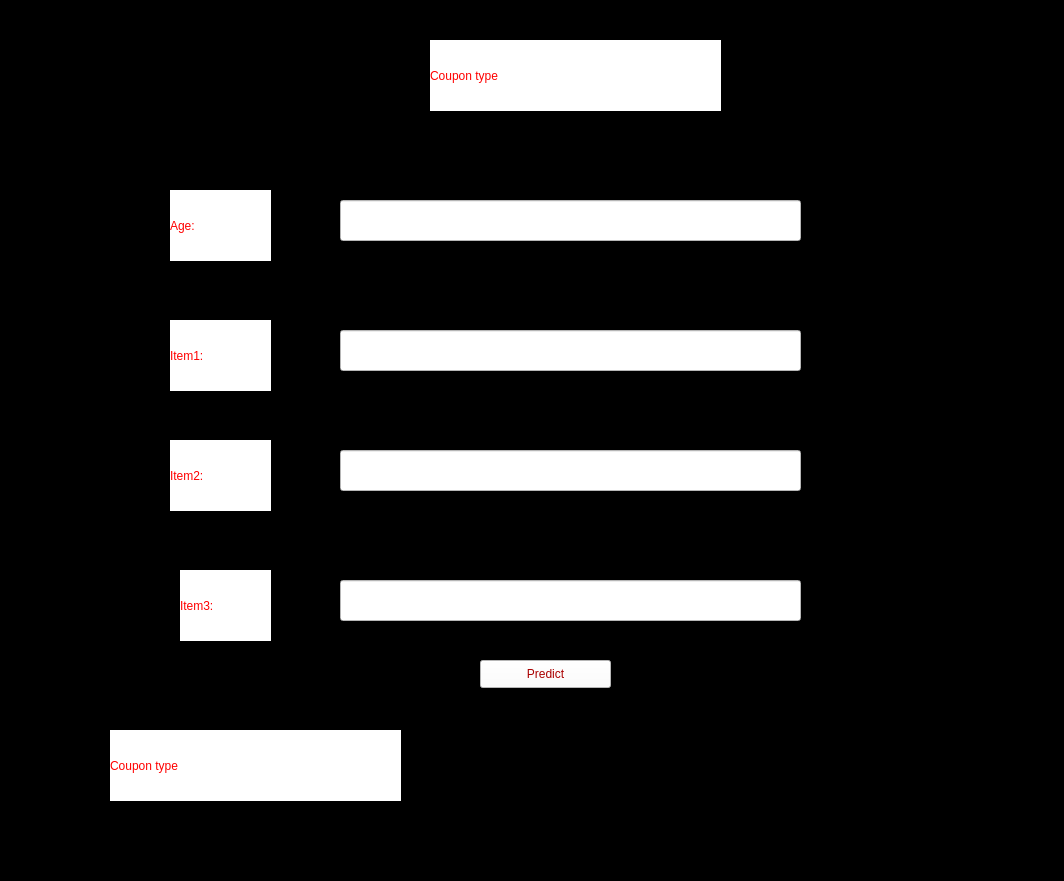
<?xml version="1.0" encoding="UTF-8"?>
<ui version="4.0">
 <class>Form</class>
 <widget class="QWidget" name="Form">
  <property name="geometry">
   <rect>
    <x>0</x>
    <y>0</y>
    <width>1064</width>
    <height>881</height>
   </rect>
  </property>
  <property name="windowTitle">
   <string>Form</string>
  </property>
  <property name="styleSheet">
   <string notr="true">background-color: rgb(0, 0, 0);</string>
  </property>
  <widget class="QLabel" name="label">
   <property name="geometry">
    <rect>
     <x>430</x>
     <y>40</y>
     <width>291</width>
     <height>71</height>
    </rect>
   </property>
   <property name="styleSheet">
    <string notr="true">background-color: rgb(255, 255, 255);
color: rgb(255, 0, 0);
font: 75 italic 20pt &quot;Arial&quot;;</string>
   </property>
   <property name="text">
    <string>Coupon type</string>
   </property>
  </widget>
  <widget class="QLabel" name="label_2">
   <property name="geometry">
    <rect>
     <x>170</x>
     <y>190</y>
     <width>101</width>
     <height>71</height>
    </rect>
   </property>
   <property name="styleSheet">
    <string notr="true">background-color: rgb(255, 255, 255);
color: rgb(255, 0, 0);
font: 75 italic 20pt &quot;Arial&quot;;</string>
   </property>
   <property name="text">
    <string>Age:</string>
   </property>
  </widget>
  <widget class="QLabel" name="label_3">
   <property name="geometry">
    <rect>
     <x>170</x>
     <y>320</y>
     <width>101</width>
     <height>71</height>
    </rect>
   </property>
   <property name="styleSheet">
    <string notr="true">background-color: rgb(255, 255, 255);
color: rgb(255, 0, 0);
font: 75 italic 20pt &quot;Arial&quot;;</string>
   </property>
   <property name="text">
    <string>Item1:</string>
   </property>
  </widget>
  <widget class="QLabel" name="label_4">
   <property name="geometry">
    <rect>
     <x>170</x>
     <y>440</y>
     <width>101</width>
     <height>71</height>
    </rect>
   </property>
   <property name="styleSheet">
    <string notr="true">background-color: rgb(255, 255, 255);
color: rgb(255, 0, 0);
font: 75 italic 20pt &quot;Arial&quot;;</string>
   </property>
   <property name="text">
    <string>Item2:</string>
   </property>
  </widget>
  <widget class="QLabel" name="label_5">
   <property name="geometry">
    <rect>
     <x>180</x>
     <y>570</y>
     <width>91</width>
     <height>71</height>
    </rect>
   </property>
   <property name="styleSheet">
    <string notr="true">background-color: rgb(255, 255, 255);
color: rgb(255, 0, 0);
font: 75 italic 20pt &quot;Arial&quot;;</string>
   </property>
   <property name="text">
    <string>Item3:</string>
   </property>
  </widget>
  <widget class="QLineEdit" name="lineEditAge">
   <property name="geometry">
    <rect>
     <x>340</x>
     <y>200</y>
     <width>461</width>
     <height>41</height>
    </rect>
   </property>
   <property name="styleSheet">
    <string notr="true">color:rgb(255, 0, 0);
background-color: rgb(255, 255, 255);
font: 75 italic 12pt &quot;Arial&quot;;</string>
   </property>
  </widget>
  <widget class="QLineEdit" name="lineEditItem1">
   <property name="geometry">
    <rect>
     <x>340</x>
     <y>330</y>
     <width>461</width>
     <height>41</height>
    </rect>
   </property>
   <property name="styleSheet">
    <string notr="true">color:rgb(255, 0, 0);
background-color: rgb(255, 255, 255);
font: 75 italic 12pt &quot;Arial&quot;;</string>
   </property>
  </widget>
  <widget class="QLineEdit" name="lineEditItem2">
   <property name="geometry">
    <rect>
     <x>340</x>
     <y>450</y>
     <width>461</width>
     <height>41</height>
    </rect>
   </property>
   <property name="styleSheet">
    <string notr="true">color:rgb(255, 0, 0);
background-color: rgb(255, 255, 255);
font: 75 italic 12pt &quot;Arial&quot;;</string>
   </property>
  </widget>
  <widget class="QLineEdit" name="lineEditItem3">
   <property name="geometry">
    <rect>
     <x>340</x>
     <y>580</y>
     <width>461</width>
     <height>41</height>
    </rect>
   </property>
   <property name="styleSheet">
    <string notr="true">color:rgb(255, 0, 0);
background-color: rgb(255, 255, 255);
font: 75 italic 12pt &quot;Arial&quot;;</string>
   </property>
  </widget>
  <widget class="QLabel" name="label_6">
   <property name="geometry">
    <rect>
     <x>110</x>
     <y>730</y>
     <width>291</width>
     <height>71</height>
    </rect>
   </property>
   <property name="styleSheet">
    <string notr="true">background-color: rgb(255, 255, 255);
color: rgb(255, 0, 0);
font: 75 italic 20pt &quot;Arial&quot;;</string>
   </property>
   <property name="text">
    <string>Coupon type</string>
   </property>
  </widget>
  <widget class="QPushButton" name="pushButton">
   <property name="geometry">
    <rect>
     <x>480</x>
     <y>660</y>
     <width>131</width>
     <height>28</height>
    </rect>
   </property>
   <property name="styleSheet">
    <string notr="true">background-color: rgb(255, 255, 255);
color:rgb(170, 0, 0);
font: italic 12pt &quot;Arial&quot;;</string>
   </property>
   <property name="text">
    <string>Predict</string>
   </property>
  </widget>
 </widget>
 <resources/>
 <connections/>
</ui>
